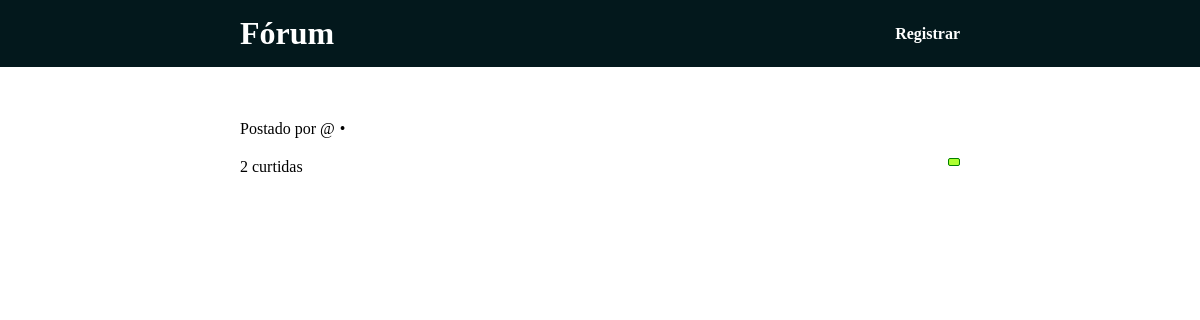
The app's page /question/3, older data.
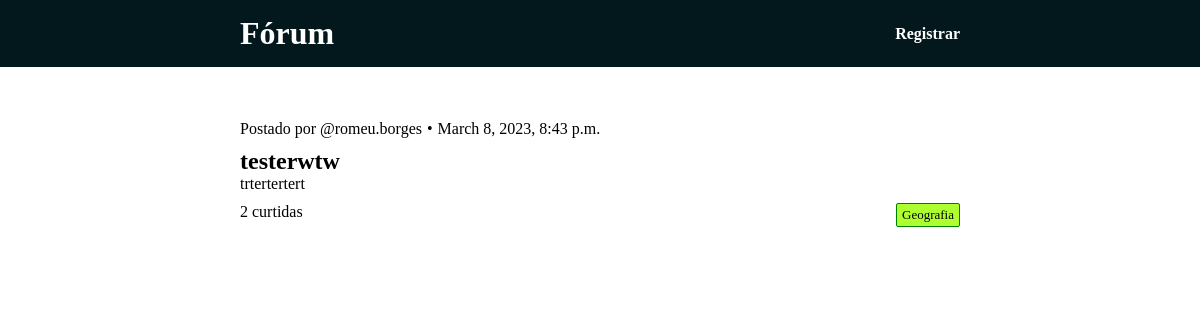
The same page, newer data.
### main/models.py (models this page shows)
class Question(models.Model):
    title = models.CharField(max_length=100)
    description = models.TextField()
    posted_at = models.DateTimeField(auto_now_add=True)
    edited_at = models.DateTimeField(auto_now=True)
    category = models.ForeignKey(
        Category, on_delete=models.SET_NULL, null=True
    )
    author = models.ForeignKey(
        User, on_delete=models.SET_NULL, null=True
    )

class Category(models.Model):
    name = models.CharField(max_length=50)
    def __str__(self):
        return self.name

### main/views.py (the view)
# urls.py: path('question/<int:id>', views.question, name='question')
def question(request, id):
    question = Question.objects.filter(id=id).order_by('-id').first
    return render(request, 'main/pages/question_page.html', context={'question':question})

### main/templates/main/pages/question_page.html
{% include 'global/base.html' %}
<div class="post-container">
	<div class="post-info-container">
		<p class="post-info-author">Postado por @{{question.author.username}}</p>
		<p>•</p>
		<p>{{ question.posted_at }}</p>
	</div>
	<div class="post-content-container">
		<div class="post-content-title">
			{{question.title}}
		</div>
		<div class="post-content-description">
			{{question.description}}
		</div>
	</div>
	<div class="post-bottom-info">
		<p class="tag">{{ question.category }}</p>
		<p class="post-bottom-likes">2 curtidas</p>
	</div>
</div>

### base_templates/global/base.html (shortened to what this page needs)
{% load static %}
<!DOCTYPE html>
<html lang="pt-BR">
<head>
	<link rel="stylesheet" type="text/css" href="{% static 'global/css/styles.css' %}">
</head>
<header class="home-header-container">
	<div class="home-header-title">
		<a class="title-button" href="/">Fórum</a>
	</div>
	<div class="home-header-login-button">
		<a class="button header-login-button" href="{% url 'authors:register'%}">Registrar</a>
	</div>
</header>

### base_static/global/css/styles.css (style rules this page uses)
* { margin: 0; padding: 0; }
.title-button { font-size:32px; font-weight: bolder; text-decoration: none; color: white; }
.home-header-container { position: fixed; top: 0; left: 0; right: 0; padding-inline: 20%; display: flex; align-items: center; justify-content: space-between; background-color: #03181c; padding-block: 15px; }
.home-header-title, .home-header-login-button { color: white; }
.header-login-button { color: white; }
.button { text-decoration: none; }
.tag { border: 1px solid green; padding: 3px 5px; font-size: 13px; background-color: greenyellow; border-radius: 2px; float: right; }
.button { color: white; font-weight: bolder; transition: ease-in-out; }
.post-container { display: flex; flex-direction: column; gap: 10px; margin-inline: 20%; margin-top: 10%; }
.post-info-container { display: flex; flex-direction:row; gap: 5px; align-items: center; }
.post-content-container { display: flex; flex-direction: column; }
.post-content-title { font-size: 24px; font-weight: bolder; }

Row changes from the older to the newer data that the page shows:
added Question: author.username "romeu.borges", posted_at "March 8, 2023, 8:43 p.m.", title "testerwtw", description "trtertertert", category "Geografia"
